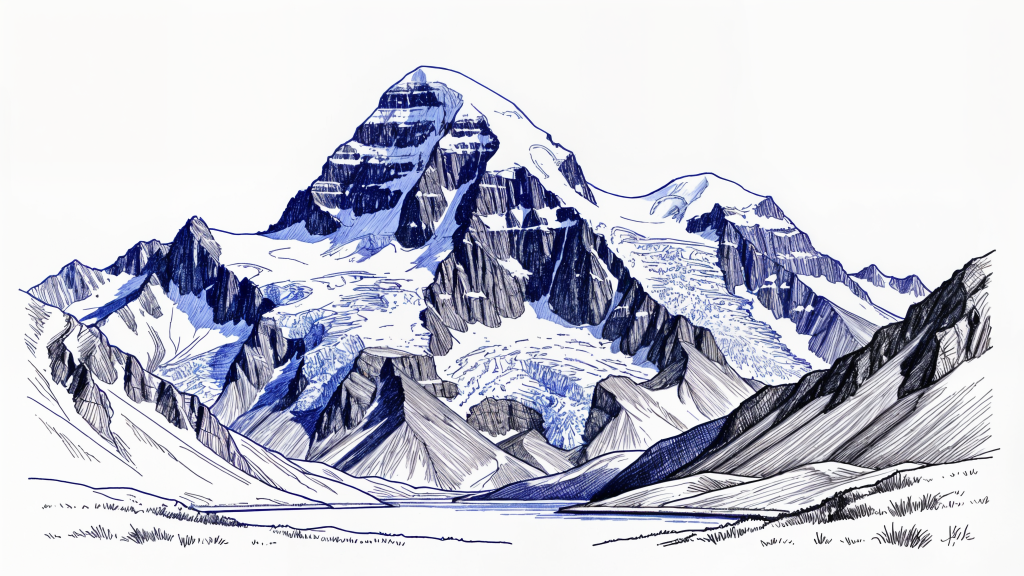
#> input picture assets/ink/denali-sketch-source.png, 2048 x 1152 px (shown at 1/2 size)
$ python prepare_denali.py ../assets/ink/denali-sketch-source.png
#> lines starting #> are read from the running program, lines starting #| are printed output that depends on the picture; after the words box and inside, x2 and y2 are one past the last pixel; in counts of white or black regions, pixels touching at a corner belong together
"""Prepare the generated Denali sketch without changing the source artwork.

Requires Pillow. Run from the repository root:
    python3 art/prepare_denali.py

The original model output and the previous raea drawing are retained separately.
"""
from pathlib import Path
import sys
from PIL import Image, ImageChops, ImageDraw, ImageFilter, ImageOps

ROOT = Path(__file__).resolve().parents[1]
SOURCE = ROOT / "assets/ink/denali-sketch-source.png"
OUTPUT = ROOT / "assets/ink/denali-sketch.webp"
INK = (43, 70, 214)


def prepare(source=SOURCE, output=OUTPUT):
    original = Image.open(source).convert("RGB")
#> original is the input picture: PIL image 2048x1152 RGB; mean R, G, B 199.7, 201.1, 212.9
    # Remove incidental paper tint; retain the source's fine stroke-density values.
    # A single ink color with variable alpha reads as blue pen on the page's paper.
    luminance = ImageOps.grayscale(original)
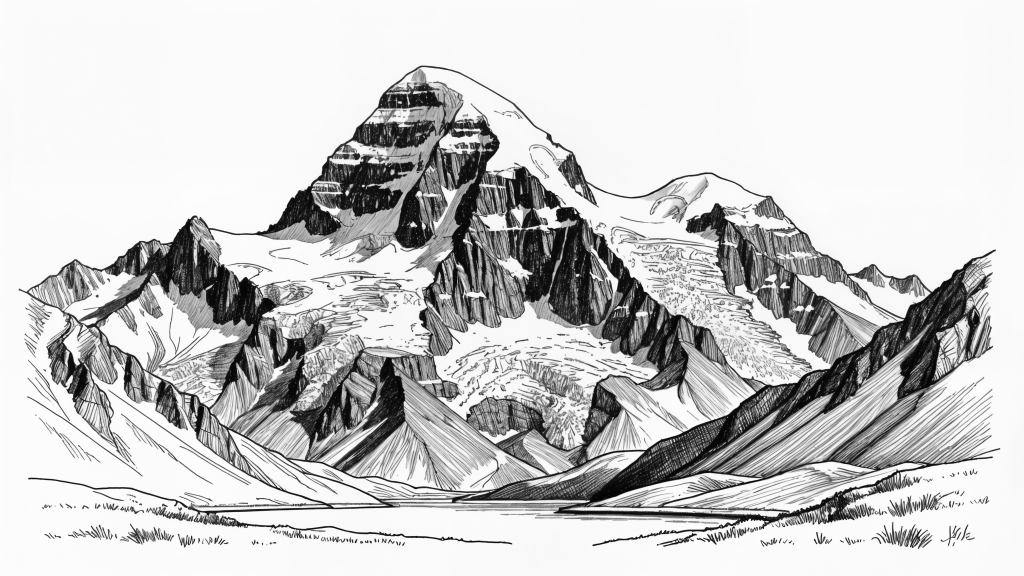
#> luminance: PIL image 2048x1152 L (shown at 1/2 size); min 0, max 255, mean 202
    alpha = luminance.point([
        round(255 * max(0, min(1, (245 - value) / 218)) ** 0.9)
        for value in range(256)
    ])
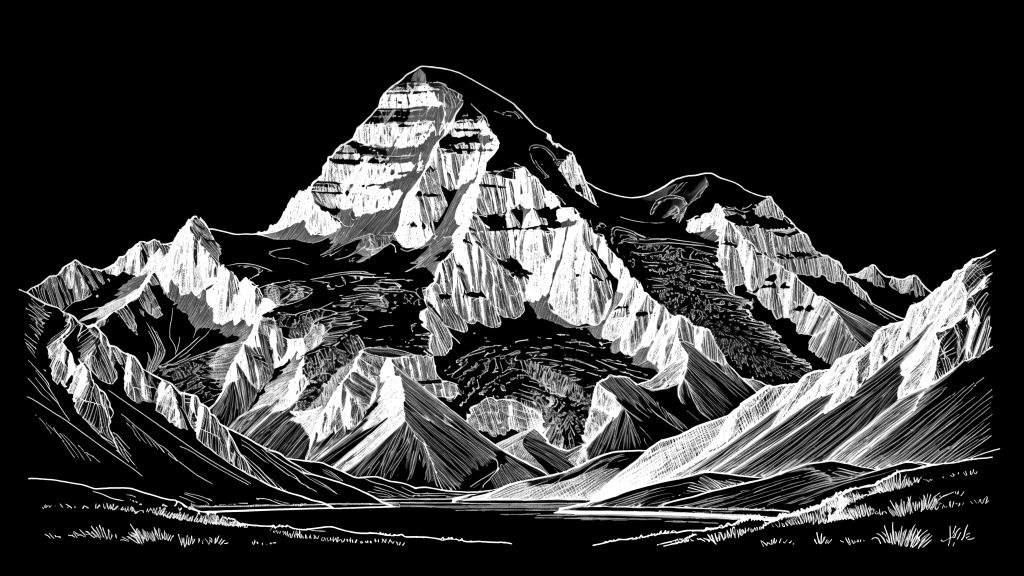
#> alpha: PIL image 2048x1152 L (shown at 1/2 size); min 0, max 255, mean 55.4
    if source == SOURCE or source.stem == 'eiger':
        # Incidental signatures confirmed in these sources; preserve raw files.
        width, height = original.size
#> width = 2048; height = 1152
        mask = Image.new("L", original.size, 255)
#> mask: PIL image 2048x1152 L; every value is 255
        if source == SOURCE:
            ImageDraw.Draw(mask).ellipse(
                (round(width * 0.91), round(height * 0.91), round(width * 0.95), round(height * 0.98)), fill=0
            )
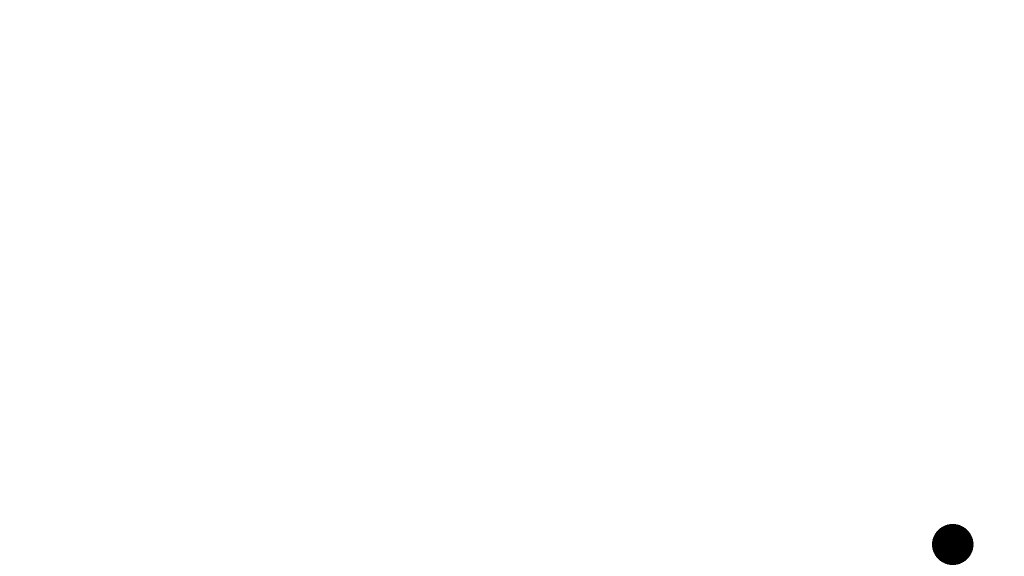
#> mask: PIL image 2048x1152 L (shown at 1/2 size); 99.8% white; 1 black region, box (x1, y1, x2, y2) and area: (1864, 1048, 1947, 1130) 5334
        else:
            ImageDraw.Draw(mask).rounded_rectangle(
                (round(width * 0.91), round(height * 0.90), round(width * 0.965), round(height * 0.98)), radius=8, fill=0
            )
        alpha = ImageChops.multiply(alpha, mask.filter(ImageFilter.GaussianBlur(3)))
    result = Image.new("RGBA", original.size, INK + (0,))
    result.putalpha(alpha)
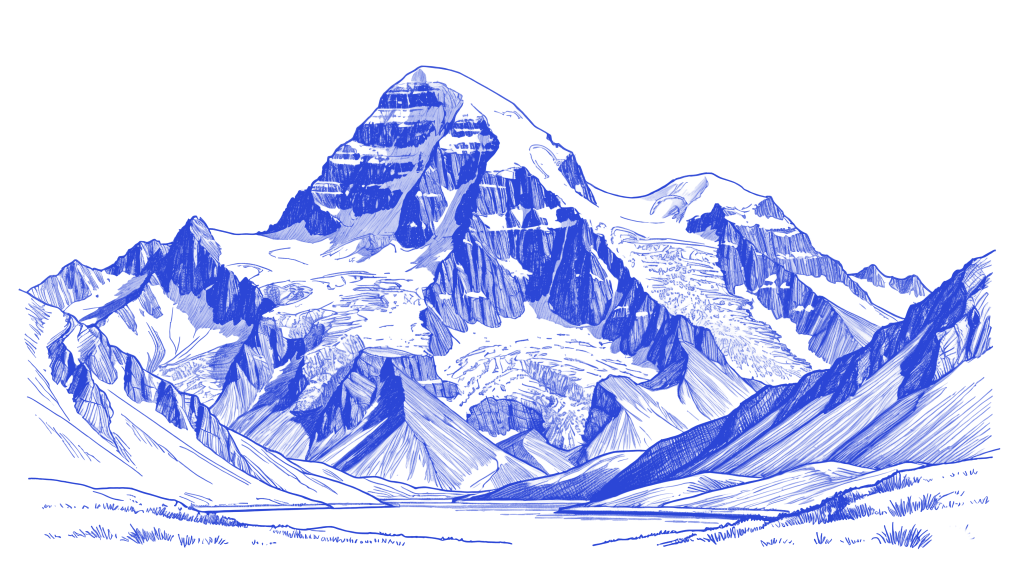
#> result: PIL image 2048x1152 RGBA (shown at 1/2 size); mean R, G, B, A 43, 70, 214, 55.4; transparent parts drawn white
    # Match Denali's aspect ratio without stretching or cropping a summit.
    if source != SOURCE:
        result = ImageOps.pad(result, (1536, 864), color=INK + (0,))
    # The source is preserved at full resolution; delivery uses lossless WebP.
    result.save(output, "WEBP", lossless=True, method=6)
    print(f"Prepared {output.relative_to(ROOT)}: {result.width}×{result.height}, {output.stat().st_size:,} bytes")
#| Prepared assets/ink/denali-sketch.webp: 2048×1152, 810,412 bytes


if __name__ == "__main__":
    if "--mountains" in sys.argv:
        for source in sorted((ROOT / "assets/ink/mountains/sources").glob("*.png")):
            prepare(source, source.parent.parent / (source.stem + ".webp"))
    else:
        prepare()

$ run again, with assets/ink/denali.png copied over assets/ink/denali-sketch-source.png
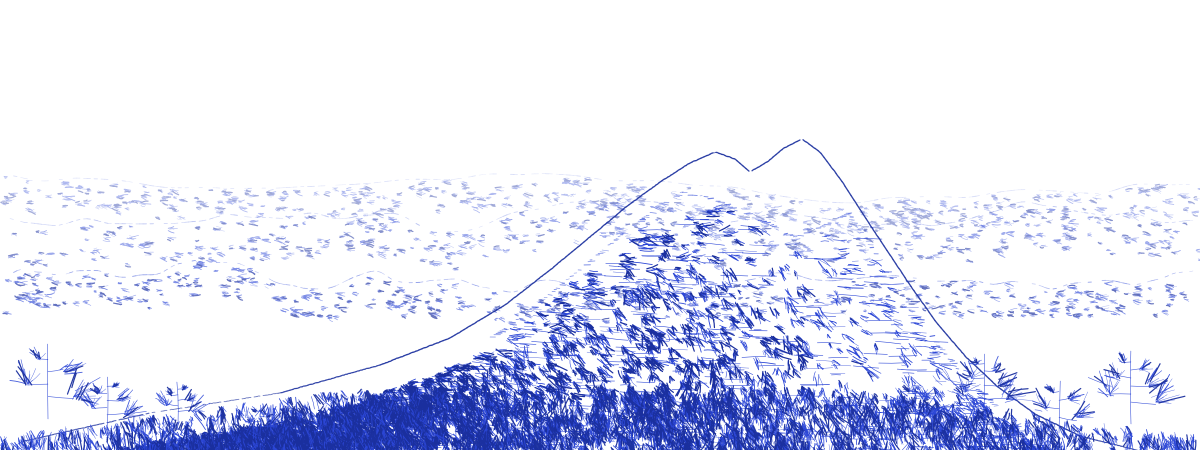
#> input picture assets/ink/denali.png, 2400 x 900 px (shown at 1/2 size)
#> in prepare, `luminance = ImageOps.grayscale(original)`:
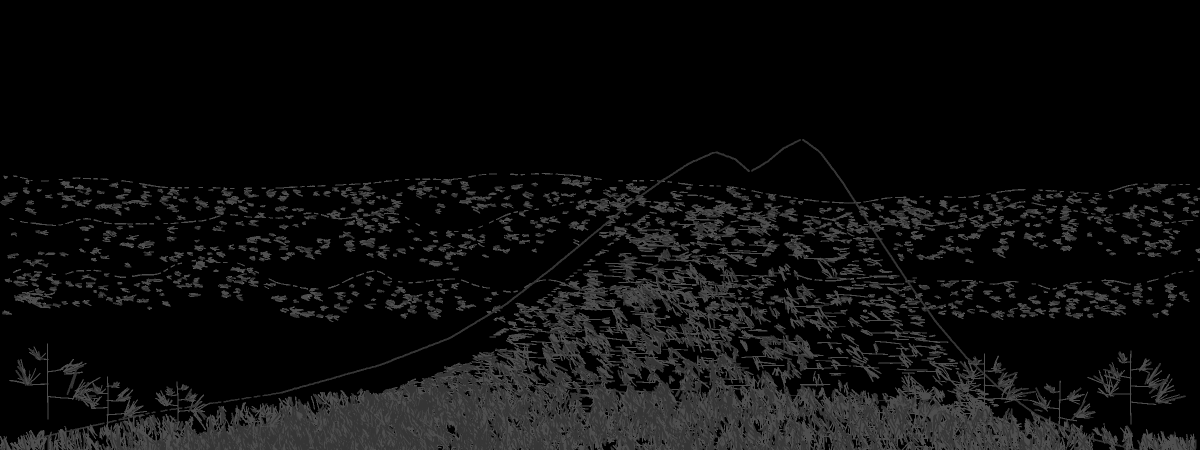
#> luminance: PIL image 2400x900 L (shown at 1/2 size); min 0, max 179, mean 13.1
#> in prepare, `result.putalpha(alpha)`:
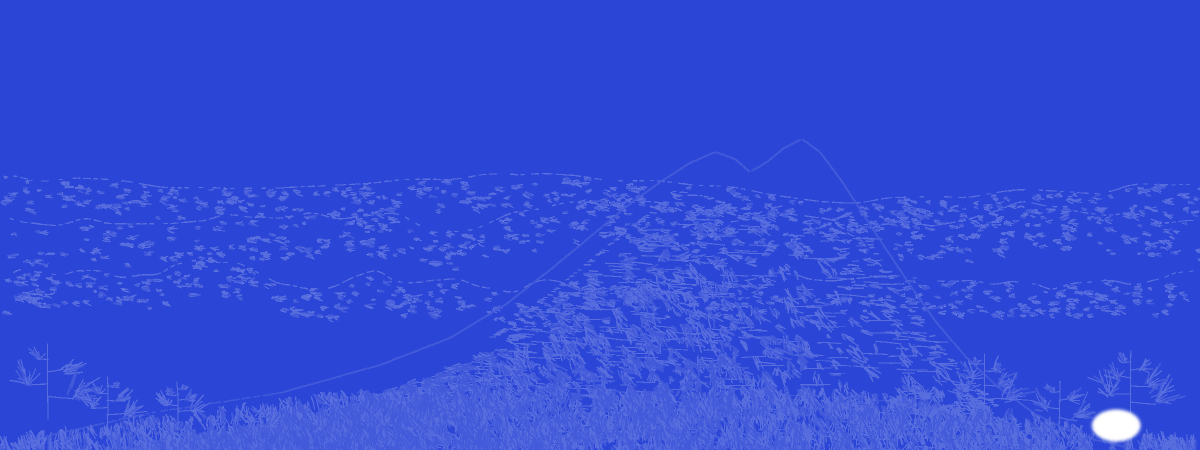
#> result: PIL image 2400x900 RGBA (shown at 1/2 size); mean R, G, B, A 43, 70, 214, 246.1; transparent parts drawn white
#| Prepared assets/ink/denali-sketch.webp: 2400×900, 242,224 bytes

$ run again, with assets/ink/river-sketch-source.png copied over assets/ink/denali-sketch-source.png
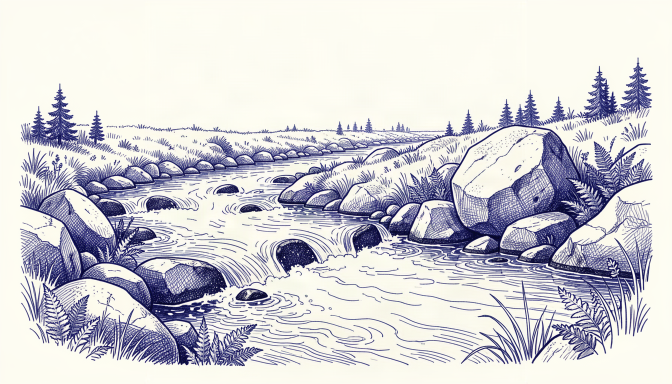
#> input picture assets/ink/river-sketch-source.png, 1344 x 768 px (shown at 1/2 size)
#> in prepare, original is the input picture: PIL image 1344x768 RGB; mean R, G, B 207.9, 207, 212.2
#> in prepare, `alpha = luminance.point([ round(255 * max(0, min(1, (245 - value) / 21..`:
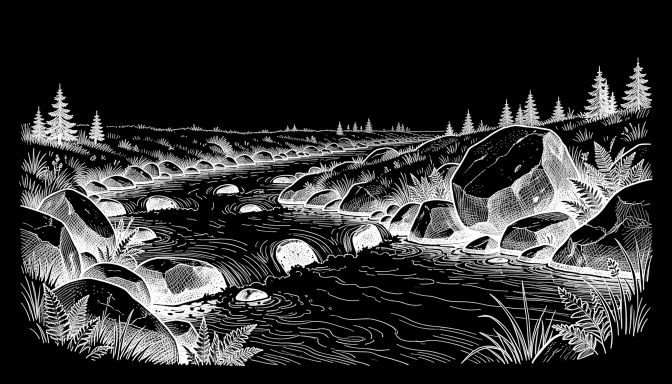
#> alpha: PIL image 1344x768 L (shown at 1/2 size); min 0, max 255, mean 49.2
#> in prepare, `result.putalpha(alpha)`:
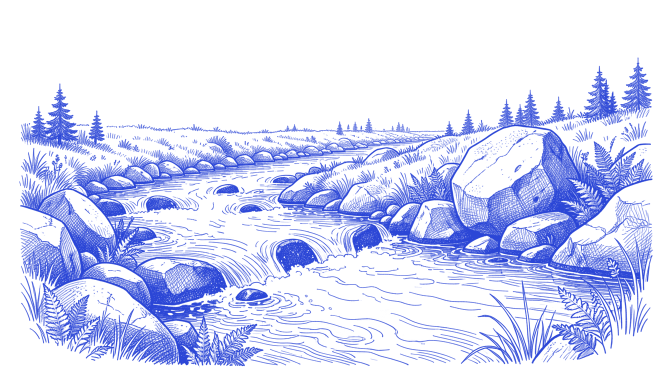
#> result: PIL image 1344x768 RGBA (shown at 1/2 size); mean R, G, B, A 43, 70, 214, 49.2; transparent parts drawn white
#| Prepared assets/ink/denali-sketch.webp: 1344×768, 371,136 bytes
